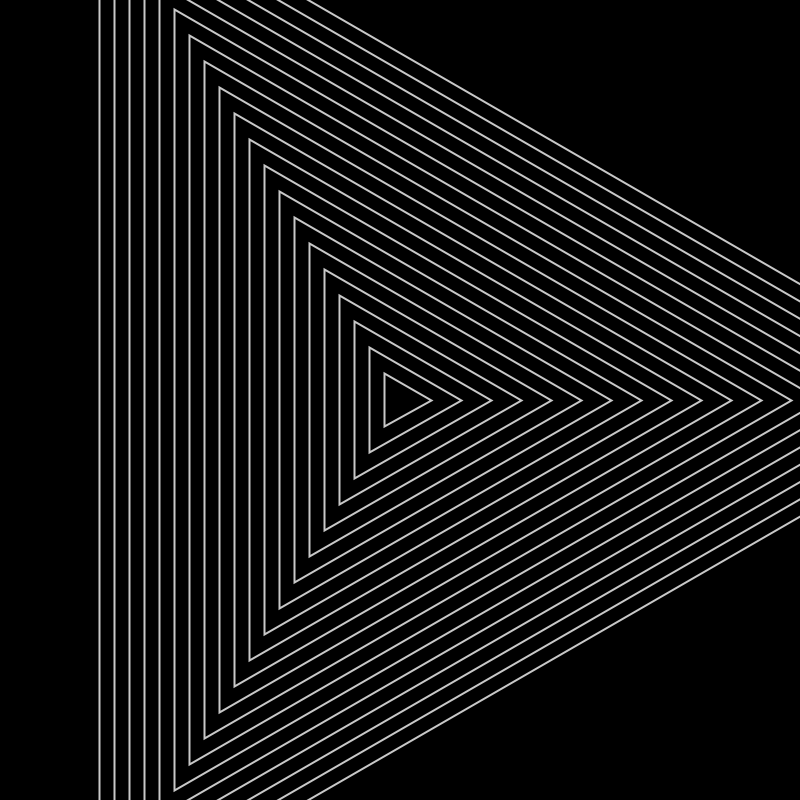
Frame 1 (no input)
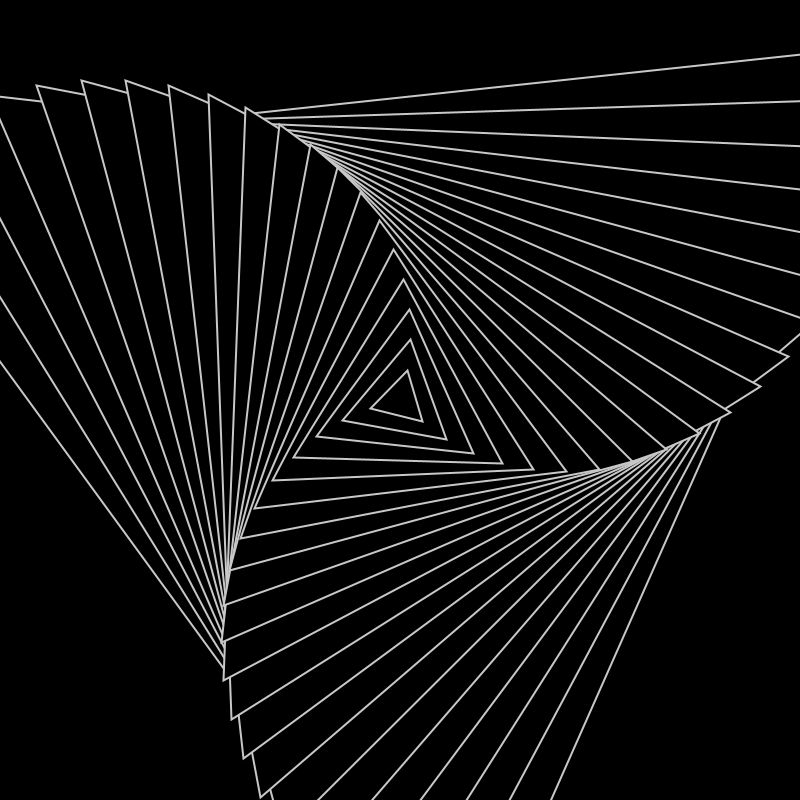
Frame 60 (the mouse pressed at the canvas centre just before this capture)
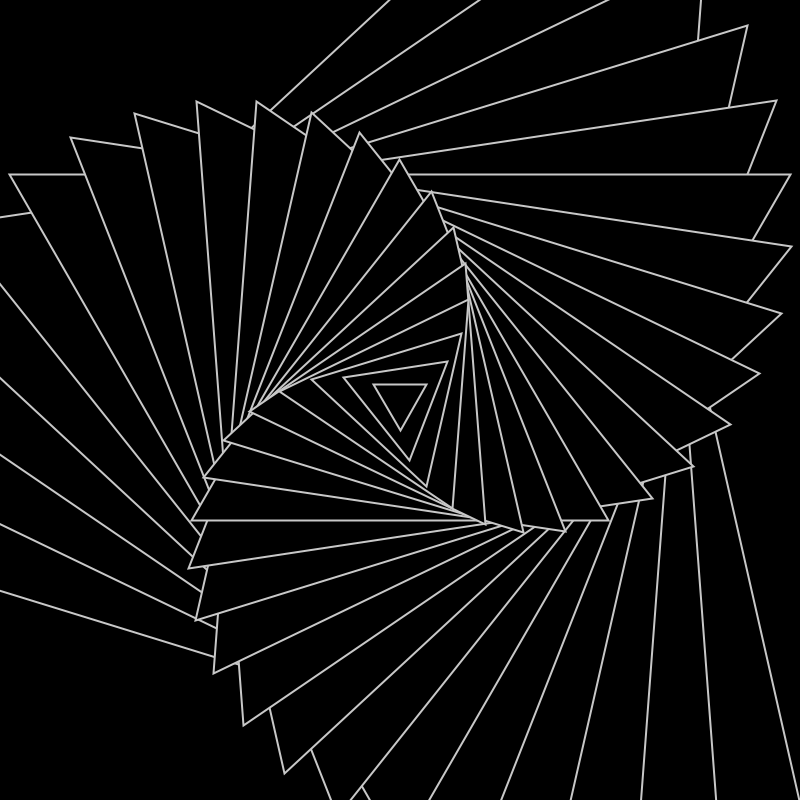
Frame 120 (the mouse held since frame 60 and released just before this capture)

The Processing sketch that drew these frames (run headless with seeded random() and noise(); from frame 60 on, the mouse is pressed at the canvas centre):

// Processing sketch: triaFlow
// ── triaFlow.pde
float R;
float rAcc;

void setup() {
  size(800, 800);
  R = 0;
  rAcc = PI / 2500;
}

void draw() {
  background(0);
  for (int i = 20; i > 0; i--) {
    pushMatrix();
    translate(width / 2, height / 2);
    rotate(R * (11.5 - i));
    polygonFX((i * 30) + 1);
    popMatrix();
  }
  println(R);
  R+= rAcc;
}


void polygonFX(int n) {
    fill(0);
    stroke(200);
    strokeWeight(2);
    polygon(0, 0, n, 3);
  }

void polygon(float x, float y, float radius, int npoints) {
  float angle = TWO_PI / npoints;
  beginShape();
  for (float a = 0; a < TWO_PI; a += angle) {
    float sx = x + cos(a) * radius;
    float sy = y + sin(a) * radius;
    vertex(sx, sy);
  }
  endShape(CLOSE);
}
